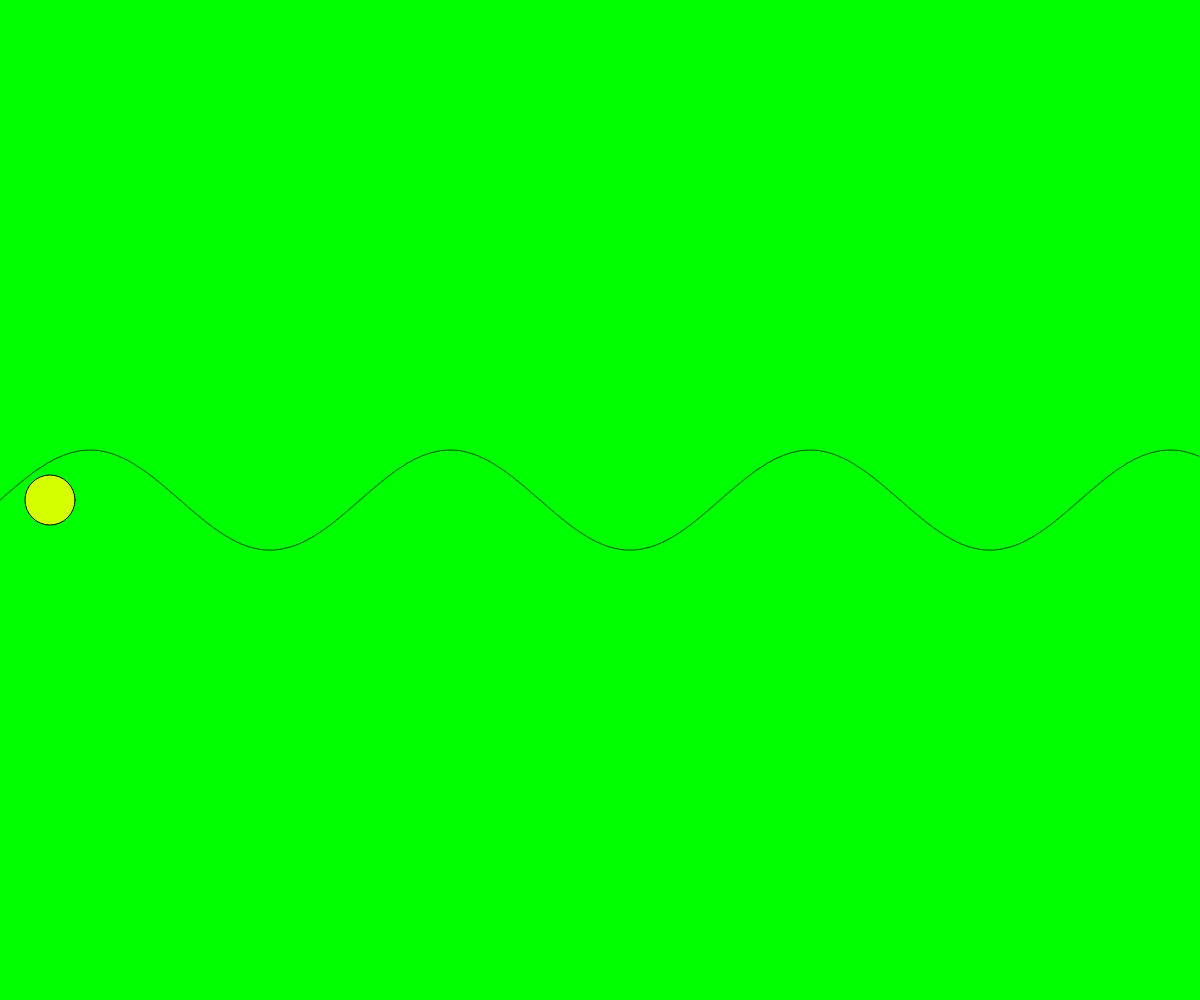
Frame 1 (no input)
Frame 60 (no input): identical to frame 1, image omitted
Frame 120 (the mouse pressed at the canvas centre since frame 60): identical to frame 1, image omitted

The p5.js sketch that drew this single still picture (run headless with seeded random() and noise() and a simulated clock; from frame 60 on, the mouse is pressed at the canvas centre):

// p5.js sketch
// ── sketch.js
function setup() {
  createCanvas(windowWidth, windowHeight);
  colorMode(HSB);
  angleMode(DEGREES);
}

function draw() {
  background(120,100,100);
  fill(70,100,100);
  translate(0,height/2,);
  ellipse(50,0,50,50);
  
  for(let i =0;i<width;i++){
    let y = sin(i)*50;
    let x=i;
    point (x,-y);




  }  
}
